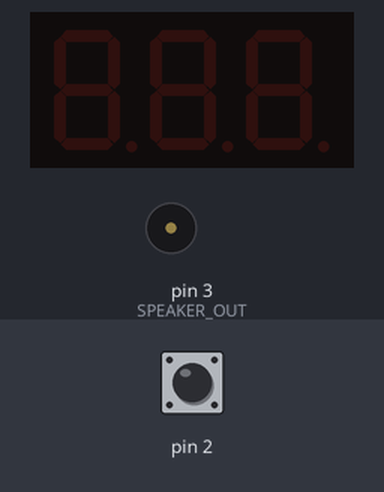
This sketch was run on a simulated Arduino Uno, built with avr-gcc and run on an emulated ATmega328P. Parts: 3-digit seven-segment display, buzzer (waves = sounding). Wiring (inferred from the names in the program): 3-digit 7-segment display, segments lit when HIGH: segments pin 6, pin 5, pin 11, pin 10, pin 9, pin 7, pin 8; digit selects pin 4, pin 12, pin 13. Inputs (shaded band) come from the test bench; at power-on: pin 2 HIGH. Random numbers use the default seed unless the sketch sets one; the segment pins are drawn as the display they are named for.

Above: at 1.2 s.
1.3 s: pin 2 pulled LOW for 0.15 s
At 2.37 s:
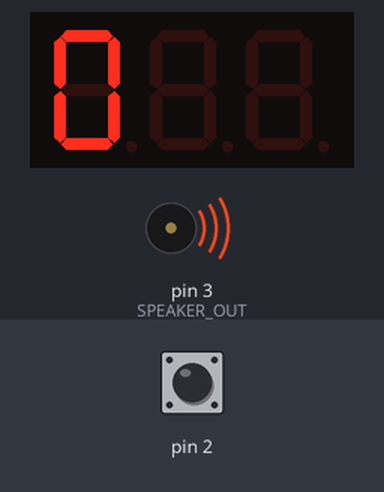
At 2.8 s:
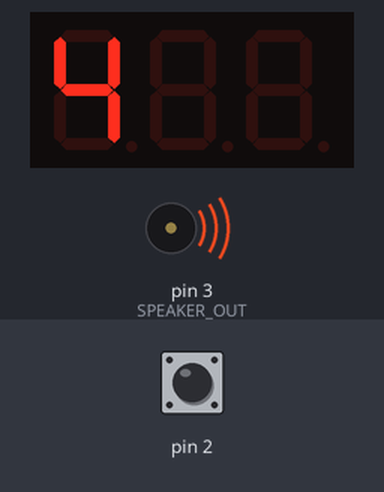
Timing chart, 0 to 25.3 s (numbered marks = the images above; inputs shaded):
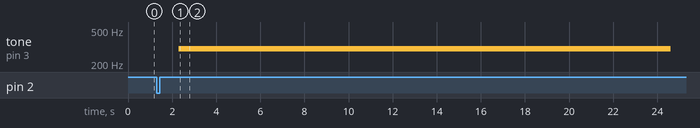

Measured:
- after the input at 1.3 s, tone on pin 3 (SPEAKER_OUT): silent → 300 Hz after 1.0 s, → silent 22.3 s later; the display: changes at once (image 1)

The sketch:

gas_station.ino
```cpp
#include "SevenSegmentArrayDisplay.h"
#include "ActivatorButton.h"
#include <avr/sleep.h>

class Speaker {
    const int SPEAKER_OUT = 3;
    const int FREQUENCY_HZ = 300;
    boolean isRunning;
    PumpCoordinator *coord;

  public:
    Speaker(PumpCoordinator *coordinator) {
      isRunning = false;
      coord = coordinator;
    }

    void setup()
    {
      pinMode(SPEAKER_OUT, OUTPUT);
    }

    void update() {
      if (coord->isRunning()) {
        start();
      }
      else {
        stop();
      }
    }

    void start()
    {
      if (!isRunning) {
        tone(SPEAKER_OUT, FREQUENCY_HZ);
        isRunning = true;
      }
    }

    void stop() {
      if (isRunning) {
        noTone(SPEAKER_OUT);
        isRunning = false;
      }
    }

};

PumpCoordinator coordinator;
SevenSegmentArrayDisplay disp(&coordinator);
Speaker speaker(&coordinator);
ActivatorButton button(&coordinator, 2);
boolean donePumping = false;

void setup() {
  randomSeed(analogRead(0));
  disp.setup();
  speaker.setup();
  button.setup();
}

void loop() {

  if (coordinator.isActivated()) {
    disp.update();
    speaker.update();

    if (millis() > 60000) { // shutdown 1 minute after system starts
      shutdown();
    }
  }
}

//emulate shutdown by going into an eternal extreme power saving mode
void shutdown() {
  speaker.stop();
  disp.stop();
  cli(); // disable global interrupts
  set_sleep_mode(SLEEP_MODE_PWR_DOWN);
  sleep_enable();
  sleep_bod_disable();
  sleep_mode();
}
```

ActivatorButton.cpp
```cpp
#include <Arduino.h>
#include "ActivatorButton.h"

int buttonPin;
volatile boolean activated = false;
PumpCoordinator *coord;

//pin must be 2 or 3 on arduino uno
ActivatorButton::ActivatorButton(PumpCoordinator *coordinator, int pin) {
  buttonPin = pin;
  coord = coordinator;
  activated = false;
}

void onPinChange() {
  if (millis() > 100) { //seems like we get interrupts randomly during startup, so wait a tiny bit before we act on interrupts
    if (!activated) {
      coord->activate();
    }
    activated = true;
  }
}

void ActivatorButton::setup() {
  pinMode(buttonPin, INPUT_PULLUP);
  attachInterrupt(digitalPinToInterrupt(buttonPin), onPinChange, CHANGE);
  activated = false;
}
```

ActivatorButton.h
```cpp
#include "PumpCoordinator.h"

class ActivatorButton {

  public:
    ActivatorButton(PumpCoordinator *coordinator, int pin);
    void setup();
};
```

PumpCoordinator.cpp
```cpp
#include <Arduino.h>
#include "PumpCoordinator.h"

PumpCoordinator::PumpCoordinator()
{
  maxPumpVolume = 0;
  pumpStartTime = 0;
  pumpStopTime = 0;
  isActive = false;
}

void PumpCoordinator::activate() {
  long currentMillis = millis();
  maxPumpVolume = random(50, 251);
  pumpStartTime = currentMillis + 1000;
  pumpStopTime = pumpStartTime + (maxPumpVolume * 100);
  isActive = true;
}

boolean PumpCoordinator::isActivated() {
  return isActive;
}

boolean PumpCoordinator::isRunning() {
  if (!isActive) {
    return false; //not activated yet
  }
  long currentMillis = millis();
  if (currentMillis >= pumpStartTime && currentMillis <= pumpStopTime) {
    return true;
  }
  else {
    return false;
  }
}

int PumpCoordinator::getPumpedVolume() {
  if (!isActive) {
    return 0;
  }
  long currentMillis = millis();
  if (currentMillis <= pumpStartTime) {
    return 0;
  }
  else if (currentMillis >= pumpStopTime) {
    return maxPumpVolume;
  }
  else {
    return (currentMillis - pumpStartTime) / 100;
  }
}
```

PumpCoordinator.h
```cpp
#ifndef PUMPCOORDINATOR
#define PUMPCOORDINATOR

class PumpCoordinator {

  public:
    PumpCoordinator();
    void activate();
    boolean isActivated();
    boolean isRunning();
    int getPumpedVolume();

  private:
    volatile long pumpStartTime;
    volatile long pumpStopTime;
    volatile int maxPumpVolume;
    volatile boolean isActive;
};

#endif
```

SevenSegmentArrayDisplay.cpp
```cpp
#include <Arduino.h>
#include "SevenSegmentArrayDisplay.h"

SevenSegmentArrayDisplay::SevenSegmentArrayDisplay(PumpCoordinator *coordinator) {
  coord = coordinator;
}

void SevenSegmentArrayDisplay::setup()
{
  for (int i = 0; i < 7; i++) {
    pinMode(SEVEN_SEG_PINS[i], OUTPUT);
    digitalWrite(SEVEN_SEG_PINS[i], LOW);
  }
  for (int i = 0; i < DISPLAY_COUNT; i++) {
    pinMode(SEVEN_SEG_CATHODES[i], OUTPUT);
    digitalWrite(SEVEN_SEG_CATHODES[i], HIGH);
  }
  lastUpdate = millis();
}

void SevenSegmentArrayDisplay::update()
{
  long currentMillis = millis();
  if ((currentMillis - lastUpdate) > updateInterval) // time to update
  {
    lastUpdate = currentMillis;

    int displayIndex = lastDisplayIndex - 1;
    if (displayIndex < 0) {
      displayIndex = 2;
    }

    //calc number to print
    boolean doPrint = true;
    int digit = 0;
    int counter = coord->getPumpedVolume();

    if (displayIndex == 0) {
      digit = counter % 10;
    }
    else if (displayIndex == 1) {
      if (counter < 10) {
        doPrint = false;
      } else {
        digit = (counter / 10) % 10;
      }
    }
    else if (displayIndex == 2) {
      if (counter < 100) {
        doPrint = false;
      } else {
        digit =  counter / 100;
      }
    }

    //disable previous cathode
    digitalWrite(SEVEN_SEG_CATHODES[lastDisplayIndex], HIGH);

    lastDisplayIndex = displayIndex;

    if (doPrint) {
      //set states of each segment pin
      for (int i = 0; i < 7; i++) {
        digitalWrite(SEVEN_SEG_PINS[i], SEVEN_SEG_PIN_STATES[digit][i]);
      }

      //enable current cathode
      digitalWrite(SEVEN_SEG_CATHODES[displayIndex], LOW);
    }
  }
}

void SevenSegmentArrayDisplay::stop()
{
  //disable all cathodes
  for (int i = 0; i < DISPLAY_COUNT; i++) {
    pinMode(SEVEN_SEG_CATHODES[i], OUTPUT);
    digitalWrite(SEVEN_SEG_CATHODES[i], HIGH);
  }
}
```

SevenSegmentArrayDisplay.h
```cpp
#include "PumpCoordinator.h"

class SevenSegmentArrayDisplay {

  public:
    SevenSegmentArrayDisplay(PumpCoordinator *coordinator);
    void setup();
    void update();
    void stop();
  private:
    //pins for segments on the 7 segment displays

    // - A -
    // F   B
    // | G |
    // E   C
    // - D -


    // pin numbers correspoing to segments A,B,C,D,E,F,G
    const int SEVEN_SEG_PINS[7] = {6, 5, 11, 10, 9, 7, 8};


    const int SEVEN_SEG_PIN_STATES[10][7] = {
      //A    B     C     D     E     F     G
      {HIGH, HIGH, HIGH, HIGH, HIGH, HIGH, LOW }, // 0
      {LOW,  HIGH, HIGH, LOW,  LOW,  LOW,  LOW }, // 1
      {HIGH, HIGH, LOW,  HIGH, HIGH, LOW,  HIGH}, // 2
      {HIGH, HIGH, HIGH, HIGH, LOW,  LOW,  HIGH}, // 3
      {LOW , HIGH, HIGH, LOW , LOW,  HIGH, HIGH}, // 4
      {HIGH, LOW,  HIGH, HIGH, LOW,  HIGH, HIGH}, // 5
      {HIGH, LOW,  HIGH, HIGH, HIGH, HIGH, HIGH}, // 6
      {HIGH, HIGH, HIGH, LOW,  LOW,  LOW,  LOW }, // 7
      {HIGH, HIGH, HIGH, HIGH, HIGH, HIGH, HIGH}, // 8
      {HIGH, HIGH, HIGH, HIGH, LOW,  HIGH, HIGH}, // 9
    };

    const int DISPLAY_COUNT = 3;
    const int SEVEN_SEG_CATHODES[3] = {4, 12, 13};

    const long updateInterval = 3;
    long lastUpdate;         // last time of update

    int lastDisplayIndex = 0;         // current enabled display

    PumpCoordinator *coord;
};
```
